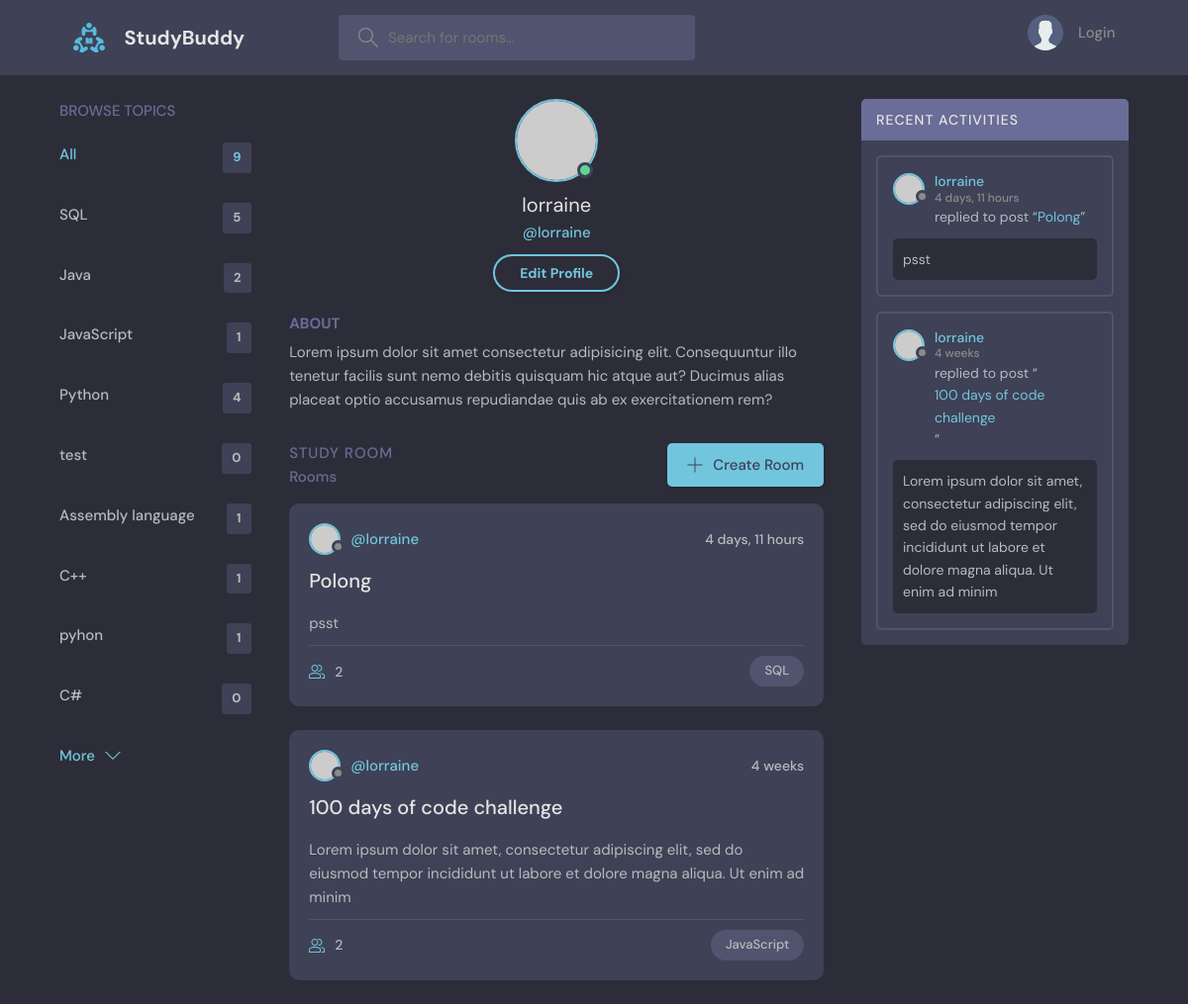
The app's page /profile/2/ with its own data.
### baseapp/models.py (models this page shows, shortened)
class Topic(models.Model):
    name = models.CharField(max_length=255)

class Room(models.Model):
    host = models.ForeignKey(User, on_delete=models.SET_NULL, null=True)       # when User table got deleted the host data will set to Null
    topic = models.ForeignKey(Topic, on_delete=models.SET_NULL, null=True)     # Cascade - when User table got deleted the host data will delete too
    name = models.CharField(max_length=255)
    description = models.TextField(null=True, blank=True)
    participant = models.ManyToManyField(User, related_name="participants", blank=True)   # models.ManyToManyField(<Tablename>,<name use in views.py>, it's okay to get an empty value in participants) # related_name = name in admin panel
    updated = models.DateTimeField(auto_now=True)
    created = models.DateTimeField(auto_now_add=True)
    class Meta:
        ordering = ["-updated", "-created"]         # with '-' is descending order (last will be the first)

### baseapp/views.py (the view)
# urls.py: path("profile/<int:id>/", views.profile, name="profile"),
def profile(request, id):
    user = User.objects.get(id=id)
    rooms = user.room_set.all()
    room_message = user.message_set.all()
    topics = Topic.objects.all()
    context = {
        "user": user,
        "rooms": rooms,
        "topics": topics,
        "room_message": room_message
    }
    return render(request, "profile.html", context)

### baseapp/templates/profile.html
{% extends "main.html" %}
{% block content%}
  <main class="profile-page layout layout--3">
    <div class="container">
      {% include "topics_component.html" %}
      <div class="roomList">
        <div class="profile">
          <div class="profile__avatar">
            <div class="avatar avatar--large active">
              <img src="https://randomuser.me/api/portraits/men/11.jpg" />
            </div>
          </div>
          <div class="profile__info">
            <h3>{{user.username}}</h3>
            <p>@{{user.username}}</p>
            <a href="/profile-update" class="btn btn--main btn--pill">Edit Profile</a>
          </div>
          <div class="profile__about">
            <h3>About</h3>
            <p>
              Lorem ipsum dolor sit amet consectetur adipisicing elit. Consequuntur illo tenetur
              facilis sunt nemo debitis quisquam hic atque aut? Ducimus alias placeat optio
              accusamus repudiandae quis ab ex exercitationem rem?
            </p>
          </div>
        </div>
        {% include "feed_component.html" %}
      </div>
      {% include "activity_component.html" %}
    </div>
  </main>
{% endblock content %}

### baseapp/templates/topics_component.html
<div class="topics">
    <div class="topics__header">
      <h2>Browse Topics</h2>
    </div>
    <ul class="topics__list">
      <li>
        <a href="/" class="active">All <span>{{topics.count}}</span></a>
      </li>
        {% for topic in topics %}
          <li>
            <a href="?q={{topic.name}}">{{topic.name}}<span>{{topic.room_set.all.count}}</span></a>
          </li>
        {% endfor %}
    </ul>
    <a class="btn btn--link" href="topics.html">
      More
      <svg version="1.1" xmlns="http://www.w3.org/2000/svg" width="32" height="32" viewBox="0 0 32 32">
        <title>chevron-down</title>
        <path d="M16 21l-13-13h-3l16 16 16-16h-3l-13 13z"></path>
      </svg>
    </a>
</div>

### baseapp/templates/feed_component.html (shortened to what this page needs)
<div class="roomList">
    <div class="roomList__header">
      <div>
        <h2>Study Room</h2>
        <p>{{room_count}} Rooms <available></available></p>
      </div>
      <a class="btn btn--main" href="/create-room">
        <svg version="1.1" xmlns="http://www.w3.org/2000/svg" width="32" height="32" viewBox="0 0 32 32">
          <title>add</title>
          <path
            d="M16.943 0.943h-1.885v14.115h-14.115v1.885h14.115v14.115h1.885v-14.115h14.115v-1.885h-14.115v-14.115z"
          ></path>
        </svg>
        Create Room
      </a>
    </div>
    {% for room in rooms %}
      <div class="roomListRoom">
        <div class="roomListRoom__header">
          <a href="/profile/{{room.host.id}}" class="roomListRoom__author">
            <div class="avatar avatar--small">
              <img src="https://randomuser.me/api/portraits/women/11.jpg" />
            </div>
            <span>@{{room.host.username}}</span>
          </a>
          <div class="roomListRoom__actions">
            <span>{{room.created|timesince}}</span>
          </div>
        </div>
        <div class="roomListRoom__content">
            <a href="/room/{{room.id}}">{{room.name}}</a>
            <p>{{room.description}}</p>
        </div>
        <div class="roomListRoom__meta">
          <a href="room.html" class="roomListRoom__joined">
              {{room.participant.count}}
          </a>
          <p class="roomListRoom__topic">{{room.topic.name}}</p>
        </div>
      </div>
    {% endfor %}
</div>

### baseapp/templates/activity_component.html (shortened to what this page needs)
<div class="activities">
    <div class="activities__header">
    <h2>Recent Activities</h2>
    </div>
        {% for room in rooms%}
        <div class="activities__box">
          <div class="activities__boxHeader roomListRoom__header">
            <a href="/profile/{{room.host.id}}" class="roomListRoom__author">
              <div class="avatar avatar--small">
                <img src="https://randomuser.me/api/portraits/women/11.jpg" />
              </div>
              <p>
                {{room.host.username}}
                <span>{{room.created|timesince}}</span>
              </p>
            </a>
          </div>
          <div class="activities__boxContent">
            <p>replied to post “<a href="/room/{{room.id}}">{{room.name}}</a>”</p>
            <div class="activities__boxRoomContent">
              {{room.description}}
            </div>
        </div>
    </div>
    {% endfor%}
</div>

### records on screen
Topic: name "SQL", room_set.all.count "5"
Topic: name "Java", room_set.all.count "2"
Topic: name "JavaScript", room_set.all.count "1"
Topic: name "Python", room_set.all.count "4"
Topic: name "test", room_set.all.count "0"
Topic: name "Assembly language", room_set.all.count "1"
Topic: name "C++", room_set.all.count "1"
Topic: name "pyhon", room_set.all.count "1"
Topic: name "C#", room_set.all.count "0"
Room: host.username "lorraine", created "4 days, 11 hours", name "Polong", description "psst", participant.count "2", topic.name "SQL"
Room: host.username "lorraine", created "4 weeks", name "100 days of code challenge", description "Lorem ipsum dolor sit amet, consectetur adipiscing elit, sed do eiusmod tempor incididunt ut labore et dolore magna aliqua. Ut enim ad minim", participant.count "2", topic.name "JavaScript"

### other values on screen
{{ topics.count }} "9"
{{ user.username }} "lorraine"
